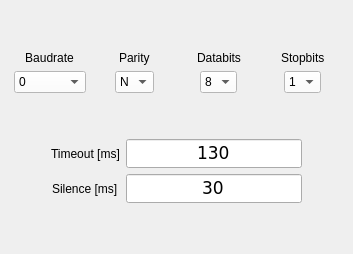
     <widget class="QWidget" name="SERIAL_PORT_0">
      <attribute name="title">
       <string>SERIAL PORT 0</string>
      </attribute>
      <layout class="QVBoxLayout" name="verticalLayout_3">
       <item>
        <layout class="QGridLayout" name="gridLayout_2">
         <property name="spacing">
          <number>6</number>
         </property>
         <item row="0" column="0">
          <spacer name="verticalSpacer_4">
           <property name="orientation">
            <enum>Qt::Vertical</enum>
           </property>
           <property name="sizeHint" stdset="0">
            <size>
             <width>20</width>
             <height>40</height>
            </size>
           </property>
          </spacer>
         </item>
         <item row="2" column="2" alignment="Qt::AlignHCenter">
          <widget class="QComboBox" name="comboBox_Databits_SERIAL_PORT_0">
           <property name="sizePolicy">
            <sizepolicy hsizetype="Fixed" vsizetype="Fixed">
             <horstretch>0</horstretch>
             <verstretch>0</verstretch>
            </sizepolicy>
           </property>
           <property name="styleSheet">
            <string notr="true">background-color: rgb(255, 255, 255);</string>
           </property>
           <property name="currentIndex">
            <number>3</number>
           </property>
           <item>
            <property name="text">
             <string>5</string>
            </property>
           </item>
           <item>
            <property name="text">
             <string>6</string>
            </property>
           </item>
           <item>
            <property name="text">
             <string>7</string>
            </property>
           </item>
           <item>
            <property name="text">
             <string>8</string>
            </property>
           </item>
           <item>
            <property name="text">
             <string>9</string>
            </property>
           </item>
          </widget>
         </item>
         <item row="2" column="3" alignment="Qt::AlignHCenter">
          <widget class="QComboBox" name="comboBox_Stopbits_SERIAL_PORT_0">
           <property name="sizePolicy">
            <sizepolicy hsizetype="Fixed" vsizetype="Fixed">
             <horstretch>0</horstretch>
             <verstretch>0</verstretch>
            </sizepolicy>
           </property>
           <property name="styleSheet">
            <string notr="true">background-color: rgb(255, 255, 255);</string>
           </property>
           <property name="currentIndex">
            <number>0</number>
           </property>
           <item>
            <property name="text">
             <string>1</string>
            </property>
           </item>
           <item>
            <property name="text">
             <string>2</string>
            </property>
           </item>
          </widget>
         </item>
         <item row="2" column="1" alignment="Qt::AlignHCenter">
          <widget class="QComboBox" name="comboBox_Parity_SERIAL_PORT_0">
           <property name="sizePolicy">
            <sizepolicy hsizetype="Fixed" vsizetype="Fixed">
             <horstretch>0</horstretch>
             <verstretch>0</verstretch>
            </sizepolicy>
           </property>
           <property name="styleSheet">
            <string notr="true">background-color: rgb(255, 255, 255);</string>
           </property>
           <item>
            <property name="text">
             <string>N</string>
            </property>
           </item>
           <item>
            <property name="text">
             <string>E</string>
            </property>
           </item>
           <item>
            <property name="text">
             <string>O</string>
            </property>
           </item>
          </widget>
         </item>
         <item row="1" column="1" alignment="Qt::AlignHCenter">
          <widget class="QLabel" name="label_Parity_SERIAL_PORT_0">
           <property name="sizePolicy">
            <sizepolicy hsizetype="Preferred" vsizetype="Fixed">
             <horstretch>0</horstretch>
             <verstretch>0</verstretch>
            </sizepolicy>
           </property>
           <property name="text">
            <string>Parity</string>
           </property>
          </widget>
         </item>
         <item row="1" column="3" alignment="Qt::AlignHCenter">
          <widget class="QLabel" name="label_Stopbits_SERIAL_PORT_0">
           <property name="sizePolicy">
            <sizepolicy hsizetype="Preferred" vsizetype="Fixed">
             <horstretch>0</horstretch>
             <verstretch>0</verstretch>
            </sizepolicy>
           </property>
           <property name="text">
            <string>Stopbits</string>
           </property>
          </widget>
         </item>
         <item row="2" column="0" alignment="Qt::AlignHCenter">
          <widget class="QComboBox" name="comboBox_Baudrate_SERIAL_PORT_0">
           <property name="sizePolicy">
            <sizepolicy hsizetype="Preferred" vsizetype="Preferred">
             <horstretch>0</horstretch>
             <verstretch>0</verstretch>
            </sizepolicy>
           </property>
           <property name="focusPolicy">
            <enum>Qt::NoFocus</enum>
           </property>
           <property name="styleSheet">
            <string notr="true">background-color: rgb(255, 255, 255);</string>
           </property>
           <property name="currentIndex">
            <number>0</number>
           </property>
           <item>
            <property name="text">
             <string>0</string>
            </property>
           </item>
           <item>
            <property name="text">
             <string>2400</string>
            </property>
           </item>
           <item>
            <property name="text">
             <string>4800</string>
            </property>
           </item>
           <item>
            <property name="text">
             <string>9600</string>
            </property>
           </item>
           <item>
            <property name="text">
             <string>19200</string>
            </property>
           </item>
           <item>
            <property name="text">
             <string>38400</string>
            </property>
           </item>
           <item>
            <property name="text">
             <string>57600</string>
            </property>
           </item>
           <item>
            <property name="text">
             <string>115200</string>
            </property>
           </item>
           <item>
            <property name="text">
             <string>225000</string>
            </property>
           </item>
           <item>
            <property name="text">
             <string>230400</string>
            </property>
           </item>
          </widget>
         </item>
         <item row="1" column="0" alignment="Qt::AlignHCenter">
          <widget class="QLabel" name="label_Baudrate_SERIAL_PORT_0">
           <property name="sizePolicy">
            <sizepolicy hsizetype="Fixed" vsizetype="Fixed">
             <horstretch>0</horstretch>
             <verstretch>0</verstretch>
            </sizepolicy>
           </property>
           <property name="styleSheet">
            <string notr="true"/>
           </property>
           <property name="frameShadow">
            <enum>QFrame::Plain</enum>
           </property>
           <property name="text">
            <string>Baudrate</string>
           </property>
           <property name="alignment">
            <set>Qt::AlignCenter</set>
           </property>
           <property name="wordWrap">
            <bool>false</bool>
           </property>
          </widget>
         </item>
         <item row="1" column="2" alignment="Qt::AlignHCenter">
          <widget class="QLabel" name="label_Databits_SERIAL_PORT_0">
           <property name="sizePolicy">
            <sizepolicy hsizetype="Preferred" vsizetype="Fixed">
             <horstretch>0</horstretch>
             <verstretch>0</verstretch>
            </sizepolicy>
           </property>
           <property name="text">
            <string>Databits</string>
           </property>
          </widget>
         </item>
         <item row="3" column="0">
          <spacer name="verticalSpacer_5">
           <property name="orientation">
            <enum>Qt::Vertical</enum>
           </property>
           <property name="sizeHint" stdset="0">
            <size>
             <width>20</width>
             <height>40</height>
            </size>
           </property>
          </spacer>
         </item>
        </layout>
       </item>
       <item>
        <layout class="QGridLayout" name="gridLayout_3">
         <item row="0" column="0">
          <spacer name="horizontalSpacer_2">
           <property name="orientation">
            <enum>Qt::Horizontal</enum>
           </property>
           <property name="sizeHint" stdset="0">
            <size>
             <width>40</width>
             <height>20</height>
            </size>
           </property>
          </spacer>
         </item>
         <item row="1" column="3">
          <spacer name="horizontalSpacer">
           <property name="orientation">
            <enum>Qt::Horizontal</enum>
           </property>
           <property name="sizeHint" stdset="0">
            <size>
             <width>40</width>
             <height>20</height>
            </size>
           </property>
          </spacer>
         </item>
         <item row="1" column="1" alignment="Qt::AlignHCenter">
          <widget class="QLabel" name="label_Silence_SERIAL_PORT_0">
           <property name="text">
            <string>Silence [ms]</string>
           </property>
          </widget>
         </item>
         <item row="0" column="1" alignment="Qt::AlignHCenter">
          <widget class="QLabel" name="label_Timeout_SERIAL_PORT_0">
           <property name="text">
            <string>Timeout [ms]</string>
           </property>
          </widget>
         </item>
         <item row="2" column="1">
          <spacer name="verticalSpacer_6">
           <property name="orientation">
            <enum>Qt::Vertical</enum>
           </property>
           <property name="sizeHint" stdset="0">
            <size>
             <width>20</width>
             <height>40</height>
            </size>
           </property>
          </spacer>
         </item>
         <item row="0" column="2">
          <widget class="QLineEdit" name="lineEdit_Timeout_SERIAL_PORT_0">
           <property name="sizePolicy">
            <sizepolicy hsizetype="Preferred" vsizetype="Fixed">
             <horstretch>0</horstretch>
             <verstretch>0</verstretch>
            </sizepolicy>
           </property>
           <property name="font">
            <font>
             <family>DejaVu Sans</family>
             <pointsize>13</pointsize>
             <weight>50</weight>
             <italic>false</italic>
             <bold>false</bold>
            </font>
           </property>
           <property name="focusPolicy">
            <enum>Qt::StrongFocus</enum>
           </property>
           <property name="text">
            <string>130</string>
           </property>
           <property name="alignment">
            <set>Qt::AlignCenter</set>
           </property>
          </widget>
         </item>
         <item row="1" column="2">
          <widget class="QLineEdit" name="lineEdit_Silence_SERIAL_PORT_0">
           <property name="sizePolicy">
            <sizepolicy hsizetype="Preferred" vsizetype="Fixed">
             <horstretch>0</horstretch>
             <verstretch>0</verstretch>
            </sizepolicy>
           </property>
           <property name="font">
            <font>
             <family>DejaVu Sans</family>
             <pointsize>13</pointsize>
             <weight>50</weight>
             <italic>false</italic>
             <bold>false</bold>
            </font>
           </property>
           <property name="focusPolicy">
            <enum>Qt::StrongFocus</enum>
           </property>
           <property name="text">
            <string>30</string>
           </property>
           <property name="alignment">
            <set>Qt::AlignCenter</set>
           </property>
          </widget>
         </item>
        </layout>
       </item>
      </layout>
     </widget>
